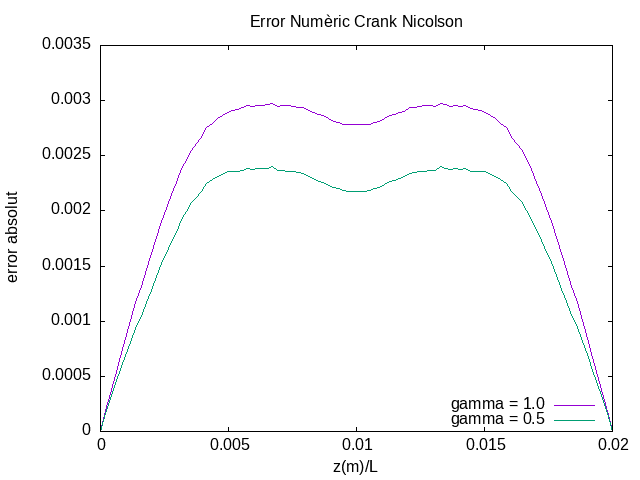

This chart was generated by the following gnuplot code:
set terminal png

set key bottom right

set xrange[0:0.02]
set yrange[0:0.0035]


set output 'errcranc2plots.png'
set xlabel 'z(m)/L'
set ylabel 'error absolut'
set title 'Error Numèric Crank Nicolson'
plot 'cranc_error1.txt' using 1:2 with lines title 'gamma = 1.0', 'cranc_error05.txt' using 1:2 with lines title 'gamma = 0.5'